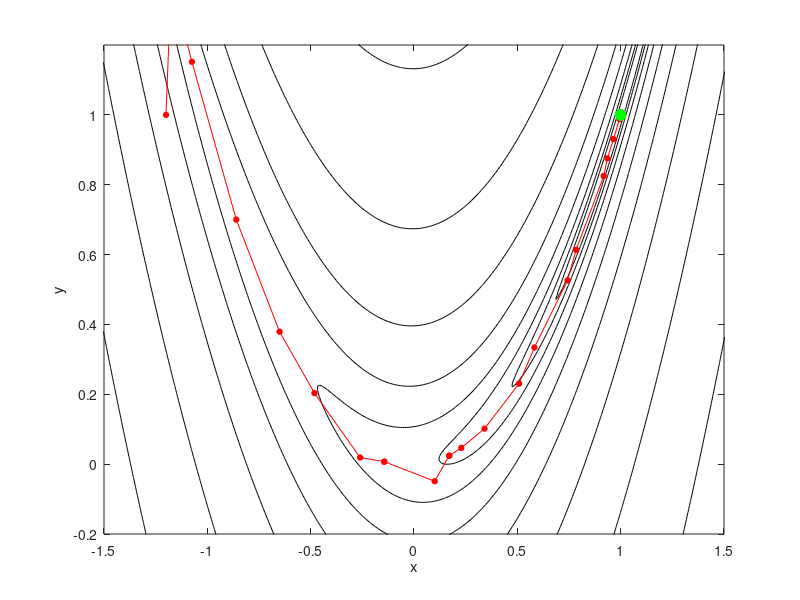
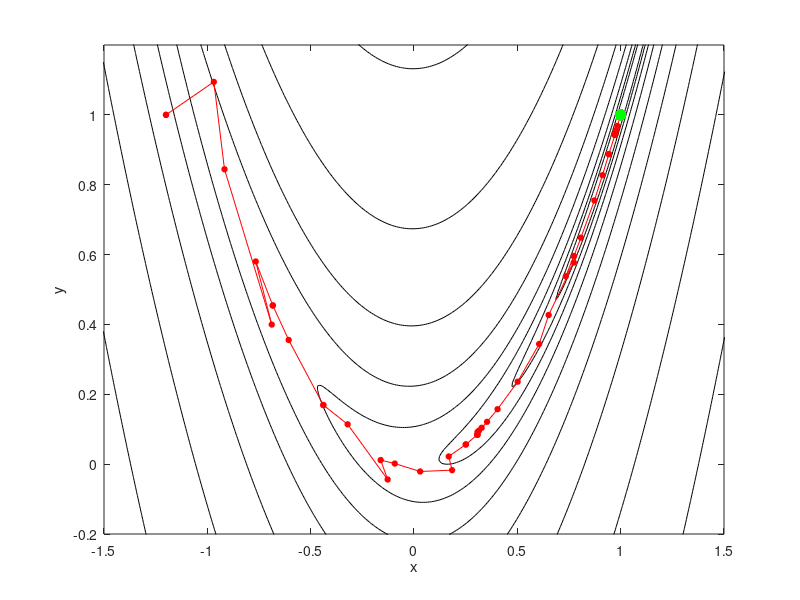
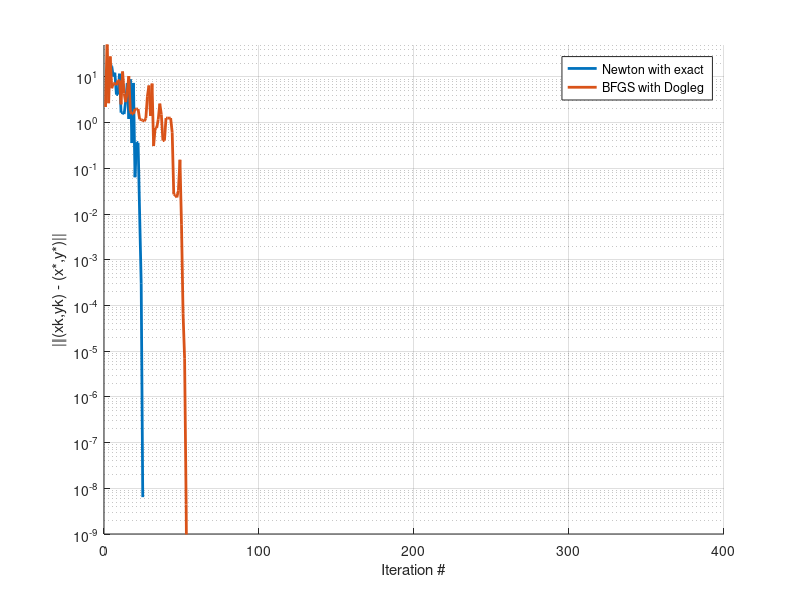

Here is the MATLAB script that generated these plots, in order: (Note: this script raises an error after producing the figures.)
function question4()
    close all;
    a = 100;
    func = @(x)(1-x(1)).^2 + a*(x(2) - x(1).^2).^2; 
    gfun = @(x)[-2*(1-x(1))-4*a*(x(2)-x(1)^2)*x(1);2*a*(x(2)-x(1)^2)]; 
    Hfun = @(x)[2 + 12*a*x(1)^2 - 4*a*x(2), -4*a*x(1); -4*a*x(1), 2*a];
    xstar = [1;1];
    %x0 = [1.2;1.2];
    x0 = [-1.2;1];
    
    for i = 0:1
        [norms,~,xvals,iter] = trust_region(func,gfun,Hfun,xstar,x0,i);
        figure(3);
        %clf;
        hold on;
        grid on;
        semilogy(1:(iter-1),norms(2:iter),'Linewidth',2);
        xlabel('Iteration #');
        ylabel('||(xk,yk) - (x*,y*)||');
        ylim([10e-10 50])
        xlim([0 400])
        set(gca, 'YScale', 'log')
        legend("Newton with exact","BFGS with Dogleg");

        % contour
        figure()
        [X,Y] = meshgrid(linspace(-2,2,400),linspace(-1,3,400));
        Z = (1-X).^2 + a*(Y - X.^2).^2;
        contour(X,Y,Z,logspace(-1,3,10), 'LineColor', 'k');
        %xlim([0.9,1.3]);
        %ylim([0.9,1.5]);
        xlim([-1.5 1.5]);
        ylim([-0.2 1.2]);
        xlabel('x');
        ylabel('y');
        hold on;
        plot(xvals(1:iter,1), xvals(1:iter,2), 'ro-', 'MarkerSize', 4, 'MarkerFaceColor', 'r');
        plot(xstar(1),xstar(2),'g.','Markersize',25,'MarkerFaceColor', 'g');
    end
    figure(1) 
    fig = gca;
    name = "4-cont-N-"+strjoin(string(x0), ',')+".png";
    exportgraphics(fig,"images/"+name)
    figure(2) 
    fig = gca;
    name = "4-cont-BFGS-"+strjoin(string(x0), ',')+".png";
    exportgraphics(fig,"images/"+name)
    figure(3) 
    fig = gca;
    name = "4-norm"+strjoin(string(x0), ',')+".png";
    exportgraphics(fig,"images/"+name)
end

function [norms,fvals,xvals,iter] = trust_region(func,gfun,Hfun,xstar,x0,direction)
    tol = 1e-9; % stop iterations when || grad f|| < tol
    iter_max = 400; % the maximal number of iterations
    BFGSReset = 20;

    % parameters for trust region
    Delta_max = 5; % the max trust-region radius
    Delta_min = 1e-12; % the minimal trust-region radius
    Delta = 1; % the initial radius
    eta = 0.1; % step rejection parameter
    subproblem_iter_max = 5; % the max # of iteration for quadratic subproblems
    tol_sub = 1e-1; % relative tolerance for the subproblem
    rho_good = 0.75;
    rho_bad = 0.25;

    x = x0;
    f = func(x);
    g = gfun(x);
    normD = norm(x - xstar);
    fprintf("Initially, f = %d, ||grad f|| = %d\n",f,normD);
    iter = 1;
    
    fvals = zeros(iter_max);
    fvals(1) = f;
    norms = zeros(iter_max);
    norms(1) = normD;
    xvals = zeros(iter_max,2);
    xvals(1,:) = x;

    I = eye(length(x));
    B = eye(length(x));
    
    while normD > tol && iter < iter_max   
        % solve the constrained minimization problem 
        if (direction == 0)
            B = Hfun(x);
        end
    
        flag_boundary = 0;
        % check if B is SPD
        eval_min = min(eig(B));
        j_sub = 0;
        if eval_min > 0 % B is SPD: B = R'*R, R'*R*p = -g 
            if direction == 0
                p = -B\g;
                p_norm = norm(p);
                if p_norm > Delta % else: we are done with solbing the subproblem
                    flag_boundary = 1;
                end
            elseif direction == 1 % use Dog leg method
                pu = - (norm(g)^2*g)/(g'*B*g);
                pu_norm = norm(pu);
                if pu_norm >= Delta
                    fprintf("pu >= delta\n");
                    tau = Delta/(pu_norm);
                    p = tau * pu;
                    flag_boundary = 1;
                else 
                    pb = -B\g;
                    if pb <= Delta
                        fprintf("pb <= delta\n");
                        p = pb;
                    else
                        % solve the quadratic in alpha
                        a = (pu - pb)'*(pu - pb);
                        b = 2*(pu'*(pb - pu));
                        c = pu'*pu - Delta^2;
                        
                        % get alpha
                        fprintf("pu < delta\n");
                        alpha = (-b + sqrt(b^2 - 4*a*c)) / (2*a);
                        p = pu + alpha*(pb - pu);
                        flag_boundary = 1;
                    end
                end
            end
        else
            flag_boundary = 1;
        end
        if flag_boundary == 1 % solution lies on the boundary
            lambda_min = max(-eval_min,0);
            lambda = lambda_min + 1;
            R = chol(B+lambda*I);
            flag_subproblem_success = 0;
            while j_sub < subproblem_iter_max 
                j_sub = j_sub + 1; 
                p = -R\(R'\g);
                p_norm = norm(p);
                dd = abs(p_norm - Delta);
                if dd < tol_sub*Delta
                    flag_subproblem_success = 1;
                    break
                end
                q = R'\p;
                q_norm = norm(q);
                dlambda = ((p_norm/q_norm)^2)*(p_norm - Delta)/Delta;
                lambda_new = lambda + dlambda;
                if lambda_new > lambda_min
                    lambda = lambda_new;
                else
                    lambda = 0.5*(lambda + lambda_min);
                end
                R = chol(B+lambda*I);
            end
            if flag_subproblem_success == 0
                p = cauchy_point(B,g,Delta);
            end
        end
        % assess the progress
        
        xnew = x + p;
        fnew = func(xnew);
        gnew = gfun(xnew);
        mnew = f + g'*p + 0.5*p'*B*p;
        rho = (f - fnew+1e-14)/(f - mnew+1e-14);
        % adjust the trust region
        if rho < rho_bad
            Delta = max([0.25*Delta,Delta_min]);
        else
            if rho > rho_good && flag_boundary == 1
                Delta = min([Delta_max,2*Delta]);
            end
        end
        
        if direction == 1 && rho > eta % update bfgs matrix B if accepted
            p = xnew - x;
            y = gnew - g;
            if mod(iter,BFGSReset)==0
                B = eye(length(x));
            else
                B = B-((B*p)*(p'*B'))/(p'*B*p) +(y*y')/(y'*p);
            end
        end
    
        % accept or reject step
        if rho > eta  
            x = xnew;
            f = fnew;
            g = gnew;
            normD = norm(g);
            fprintf('Accept: iter # %d: f = %.10f, |(x,y) - (x^*,y^*)| = %.4e, rho = %.4e, Delta = %.4e, j_sub = %d\n',iter,f,normD,rho,Delta,j_sub);
        else
            fprintf('Reject: iter # %d: f = %.10f, |(x,y) - (x^*,y^*)| = %.4e, rho = %.4e, Delta = %.4e, j_sub = %d\n',iter,f,normD,rho,Delta,j_sub);
        end
        iter = iter + 1;
        fvals(iter) = f;
        norms(iter) = normD;
        xvals(iter,:) = x;
    end
end